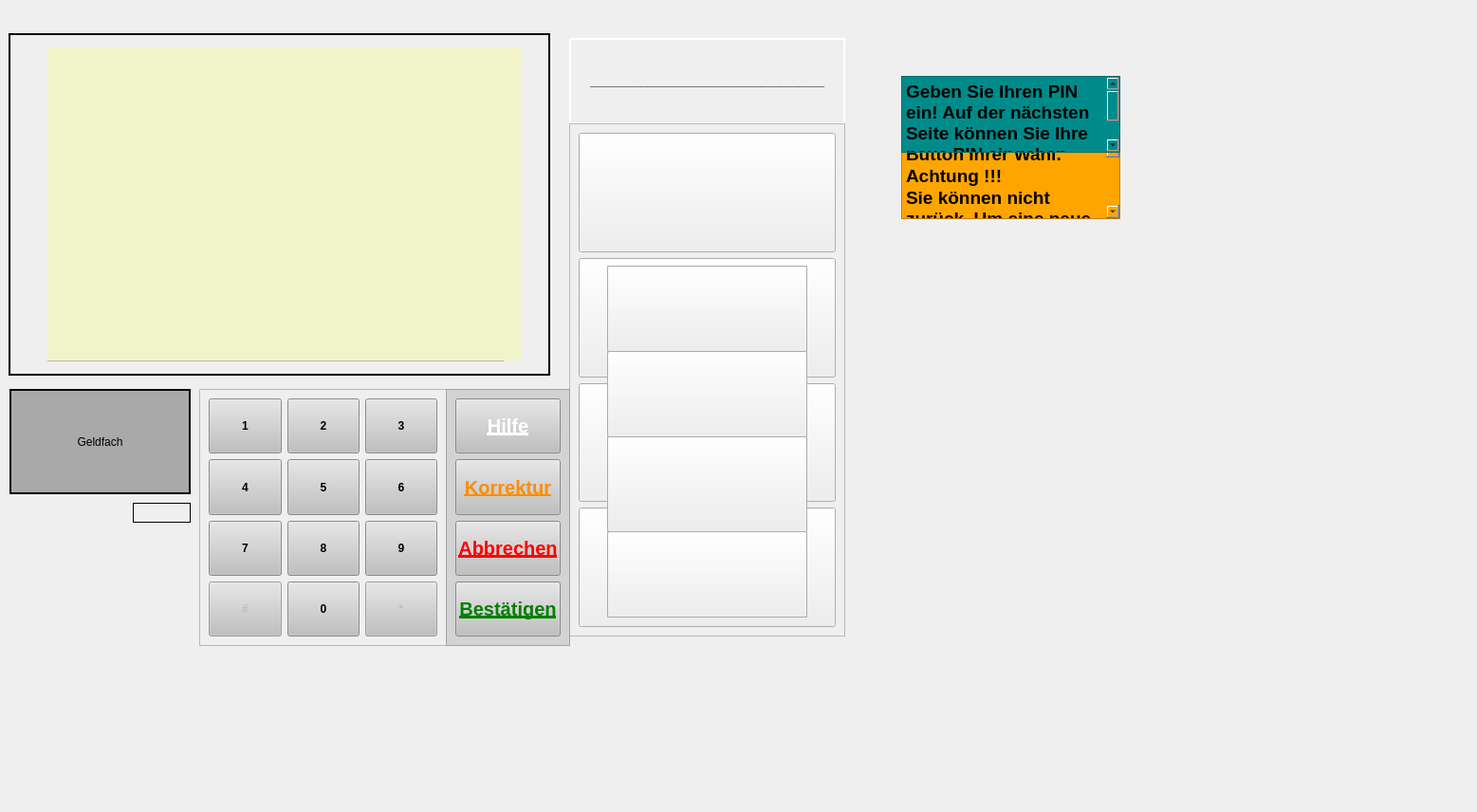
<?xml version="1.0" encoding="UTF-8"?>
<ui version="4.0">
 <class>GUI</class>
 <widget class="QMainWindow" name="GUI">
  <property name="geometry">
   <rect>
    <x>0</x>
    <y>0</y>
    <width>1557</width>
    <height>856</height>
   </rect>
  </property>
  <property name="windowTitle">
   <string>MainWindow</string>
  </property>
  <widget class="QWidget" name="centralwidget">
   <widget class="QFrame" name="Tastatur">
    <property name="geometry">
     <rect>
      <x>210</x>
      <y>410</y>
      <width>261</width>
      <height>271</height>
     </rect>
    </property>
    <property name="styleSheet">
     <string notr="true"/>
    </property>
    <property name="frameShape">
     <enum>QFrame::StyledPanel</enum>
    </property>
    <property name="frameShadow">
     <enum>QFrame::Raised</enum>
    </property>
    <layout class="QGridLayout" name="gridLayout">
     <item row="3" column="2">
      <widget class="QPushButton" name="pushButton_11">
       <property name="enabled">
        <bool>false</bool>
       </property>
       <property name="sizePolicy">
        <sizepolicy hsizetype="Minimum" vsizetype="Expanding">
         <horstretch>0</horstretch>
         <verstretch>0</verstretch>
        </sizepolicy>
       </property>
       <property name="font">
        <font>
         <weight>75</weight>
         <bold>true</bold>
        </font>
       </property>
       <property name="cursor">
        <cursorShape>ForbiddenCursor</cursorShape>
       </property>
       <property name="styleSheet">
        <string notr="true">background-color:silver;</string>
       </property>
       <property name="text">
        <string>*</string>
       </property>
      </widget>
     </item>
     <item row="3" column="1">
      <widget class="QPushButton" name="pushButton_0">
       <property name="sizePolicy">
        <sizepolicy hsizetype="Minimum" vsizetype="Expanding">
         <horstretch>0</horstretch>
         <verstretch>0</verstretch>
        </sizepolicy>
       </property>
       <property name="font">
        <font>
         <weight>75</weight>
         <bold>true</bold>
        </font>
       </property>
       <property name="cursor">
        <cursorShape>PointingHandCursor</cursorShape>
       </property>
       <property name="styleSheet">
        <string notr="true">background-color:silver;</string>
       </property>
       <property name="text">
        <string>0</string>
       </property>
      </widget>
     </item>
     <item row="3" column="0">
      <widget class="QPushButton" name="pushButton_13">
       <property name="enabled">
        <bool>false</bool>
       </property>
       <property name="sizePolicy">
        <sizepolicy hsizetype="Minimum" vsizetype="Expanding">
         <horstretch>0</horstretch>
         <verstretch>0</verstretch>
        </sizepolicy>
       </property>
       <property name="font">
        <font>
         <weight>75</weight>
         <bold>true</bold>
        </font>
       </property>
       <property name="cursor">
        <cursorShape>ForbiddenCursor</cursorShape>
       </property>
       <property name="styleSheet">
        <string notr="true">background-color:silver;</string>
       </property>
       <property name="text">
        <string>#</string>
       </property>
      </widget>
     </item>
     <item row="2" column="2">
      <widget class="QPushButton" name="pushButton_9">
       <property name="sizePolicy">
        <sizepolicy hsizetype="Minimum" vsizetype="Expanding">
         <horstretch>0</horstretch>
         <verstretch>0</verstretch>
        </sizepolicy>
       </property>
       <property name="font">
        <font>
         <weight>75</weight>
         <bold>true</bold>
        </font>
       </property>
       <property name="cursor">
        <cursorShape>PointingHandCursor</cursorShape>
       </property>
       <property name="styleSheet">
        <string notr="true">background-color:silver;</string>
       </property>
       <property name="text">
        <string>9</string>
       </property>
      </widget>
     </item>
     <item row="2" column="1">
      <widget class="QPushButton" name="pushButton_8">
       <property name="sizePolicy">
        <sizepolicy hsizetype="Minimum" vsizetype="Expanding">
         <horstretch>0</horstretch>
         <verstretch>0</verstretch>
        </sizepolicy>
       </property>
       <property name="font">
        <font>
         <weight>75</weight>
         <bold>true</bold>
        </font>
       </property>
       <property name="cursor">
        <cursorShape>PointingHandCursor</cursorShape>
       </property>
       <property name="styleSheet">
        <string notr="true">background-color:silver;</string>
       </property>
       <property name="text">
        <string>8</string>
       </property>
      </widget>
     </item>
     <item row="2" column="0">
      <widget class="QPushButton" name="pushButton_7">
       <property name="sizePolicy">
        <sizepolicy hsizetype="Minimum" vsizetype="Expanding">
         <horstretch>0</horstretch>
         <verstretch>0</verstretch>
        </sizepolicy>
       </property>
       <property name="font">
        <font>
         <weight>75</weight>
         <bold>true</bold>
        </font>
       </property>
       <property name="cursor">
        <cursorShape>PointingHandCursor</cursorShape>
       </property>
       <property name="styleSheet">
        <string notr="true">background-color:silver;</string>
       </property>
       <property name="text">
        <string>7</string>
       </property>
      </widget>
     </item>
     <item row="1" column="0">
      <widget class="QPushButton" name="pushButton_4">
       <property name="sizePolicy">
        <sizepolicy hsizetype="Minimum" vsizetype="Expanding">
         <horstretch>0</horstretch>
         <verstretch>0</verstretch>
        </sizepolicy>
       </property>
       <property name="font">
        <font>
         <weight>75</weight>
         <bold>true</bold>
        </font>
       </property>
       <property name="cursor">
        <cursorShape>PointingHandCursor</cursorShape>
       </property>
       <property name="styleSheet">
        <string notr="true">background-color:silver;</string>
       </property>
       <property name="text">
        <string>4</string>
       </property>
      </widget>
     </item>
     <item row="1" column="2">
      <widget class="QPushButton" name="pushButton_6">
       <property name="sizePolicy">
        <sizepolicy hsizetype="Minimum" vsizetype="Expanding">
         <horstretch>0</horstretch>
         <verstretch>0</verstretch>
        </sizepolicy>
       </property>
       <property name="font">
        <font>
         <weight>75</weight>
         <bold>true</bold>
        </font>
       </property>
       <property name="cursor">
        <cursorShape>PointingHandCursor</cursorShape>
       </property>
       <property name="styleSheet">
        <string notr="true">background-color:silver;</string>
       </property>
       <property name="text">
        <string>6</string>
       </property>
      </widget>
     </item>
     <item row="1" column="1">
      <widget class="QPushButton" name="pushButton_5">
       <property name="sizePolicy">
        <sizepolicy hsizetype="Minimum" vsizetype="Expanding">
         <horstretch>0</horstretch>
         <verstretch>0</verstretch>
        </sizepolicy>
       </property>
       <property name="font">
        <font>
         <weight>75</weight>
         <bold>true</bold>
        </font>
       </property>
       <property name="cursor">
        <cursorShape>PointingHandCursor</cursorShape>
       </property>
       <property name="styleSheet">
        <string notr="true">background-color:silver;</string>
       </property>
       <property name="text">
        <string>5</string>
       </property>
      </widget>
     </item>
     <item row="0" column="1">
      <widget class="QPushButton" name="pushButton_2">
       <property name="sizePolicy">
        <sizepolicy hsizetype="Minimum" vsizetype="Expanding">
         <horstretch>0</horstretch>
         <verstretch>0</verstretch>
        </sizepolicy>
       </property>
       <property name="font">
        <font>
         <weight>75</weight>
         <bold>true</bold>
        </font>
       </property>
       <property name="cursor">
        <cursorShape>PointingHandCursor</cursorShape>
       </property>
       <property name="styleSheet">
        <string notr="true">background-color:silver;</string>
       </property>
       <property name="text">
        <string>2</string>
       </property>
      </widget>
     </item>
     <item row="0" column="0">
      <widget class="QPushButton" name="pushButton_1">
       <property name="sizePolicy">
        <sizepolicy hsizetype="Minimum" vsizetype="Expanding">
         <horstretch>0</horstretch>
         <verstretch>0</verstretch>
        </sizepolicy>
       </property>
       <property name="font">
        <font>
         <weight>75</weight>
         <bold>true</bold>
        </font>
       </property>
       <property name="cursor">
        <cursorShape>PointingHandCursor</cursorShape>
       </property>
       <property name="styleSheet">
        <string notr="true">background-color:silver;</string>
       </property>
       <property name="text">
        <string>1</string>
       </property>
      </widget>
     </item>
     <item row="0" column="2">
      <widget class="QPushButton" name="pushButton_3">
       <property name="sizePolicy">
        <sizepolicy hsizetype="Minimum" vsizetype="Expanding">
         <horstretch>0</horstretch>
         <verstretch>0</verstretch>
        </sizepolicy>
       </property>
       <property name="font">
        <font>
         <weight>75</weight>
         <bold>true</bold>
        </font>
       </property>
       <property name="cursor">
        <cursorShape>PointingHandCursor</cursorShape>
       </property>
       <property name="styleSheet">
        <string notr="true">background-color:silver;</string>
       </property>
       <property name="text">
        <string>3</string>
       </property>
      </widget>
     </item>
    </layout>
   </widget>
   <widget class="QLabel" name="Ausgabe">
    <property name="geometry">
     <rect>
      <x>9</x>
      <y>35</y>
      <width>571</width>
      <height>361</height>
     </rect>
    </property>
    <property name="styleSheet">
     <string notr="true">border-width: 2px;
border-style: solid;
border-color: black;
</string>
    </property>
    <property name="text">
     <string/>
    </property>
    <property name="alignment">
     <set>Qt::AlignCenter</set>
    </property>
   </widget>
   <widget class="QPushButton" name="Kartenschlitz">
    <property name="geometry">
     <rect>
      <x>600</x>
      <y>40</y>
      <width>291</width>
      <height>91</height>
     </rect>
    </property>
    <property name="font">
     <font>
      <weight>75</weight>
      <bold>true</bold>
     </font>
    </property>
    <property name="cursor">
     <cursorShape>UpArrowCursor</cursorShape>
    </property>
    <property name="toolTipDuration">
     <number>2</number>
    </property>
    <property name="styleSheet">
     <string notr="true">border-width: 2px;
border-style: solid;
border-color: white;
</string>
    </property>
    <property name="text">
     <string>_____________________________________</string>
    </property>
   </widget>
   <widget class="QFrame" name="Karten">
    <property name="geometry">
     <rect>
      <x>600</x>
      <y>130</y>
      <width>291</width>
      <height>541</height>
     </rect>
    </property>
    <property name="frameShape">
     <enum>QFrame::StyledPanel</enum>
    </property>
    <property name="frameShadow">
     <enum>QFrame::Raised</enum>
    </property>
    <layout class="QVBoxLayout" name="verticalLayout">
     <item>
      <widget class="QPushButton" name="Karte_4">
       <property name="sizePolicy">
        <sizepolicy hsizetype="Minimum" vsizetype="Expanding">
         <horstretch>2</horstretch>
         <verstretch>0</verstretch>
        </sizepolicy>
       </property>
       <property name="cursor">
        <cursorShape>OpenHandCursor</cursorShape>
       </property>
       <property name="styleSheet">
        <string notr="true">border-image:url(:/MensaCard.jpg)</string>
       </property>
       <property name="inputMethodHints">
        <set>Qt::ImhHiddenText</set>
       </property>
       <property name="text">
        <string extracomment="K4"/>
       </property>
       <property name="iconSize">
        <size>
         <width>16</width>
         <height>16</height>
        </size>
       </property>
      </widget>
     </item>
     <item>
      <widget class="QPushButton" name="Karte_1">
       <property name="sizePolicy">
        <sizepolicy hsizetype="Minimum" vsizetype="Expanding">
         <horstretch>0</horstretch>
         <verstretch>0</verstretch>
        </sizepolicy>
       </property>
       <property name="cursor">
        <cursorShape>OpenHandCursor</cursorShape>
       </property>
       <property name="styleSheet">
        <string notr="true">border-image:url(:/CBK.jpg)</string>
       </property>
       <property name="text">
        <string/>
       </property>
      </widget>
     </item>
     <item>
      <widget class="QPushButton" name="Karte_2">
       <property name="sizePolicy">
        <sizepolicy hsizetype="Minimum" vsizetype="Expanding">
         <horstretch>0</horstretch>
         <verstretch>0</verstretch>
        </sizepolicy>
       </property>
       <property name="cursor">
        <cursorShape>OpenHandCursor</cursorShape>
       </property>
       <property name="styleSheet">
        <string notr="true">border-image:url(:/DBK2.jpg)</string>
       </property>
       <property name="text">
        <string/>
       </property>
      </widget>
     </item>
     <item>
      <widget class="QPushButton" name="Karte_3">
       <property name="sizePolicy">
        <sizepolicy hsizetype="Minimum" vsizetype="Expanding">
         <horstretch>0</horstretch>
         <verstretch>0</verstretch>
        </sizepolicy>
       </property>
       <property name="cursor">
        <cursorShape>OpenHandCursor</cursorShape>
       </property>
       <property name="styleSheet">
        <string notr="true">border-image:url(:/DBK1.jpg)</string>
       </property>
       <property name="text">
        <string/>
       </property>
      </widget>
     </item>
    </layout>
   </widget>
   <widget class="QFrame" name="Geldscheine">
    <property name="geometry">
     <rect>
      <x>640</x>
      <y>280</y>
      <width>211</width>
      <height>371</height>
     </rect>
    </property>
    <property name="frameShape">
     <enum>QFrame::StyledPanel</enum>
    </property>
    <property name="frameShadow">
     <enum>QFrame::Raised</enum>
    </property>
    <widget class="QPushButton" name="funfeuroschein">
     <property name="geometry">
      <rect>
       <x>0</x>
       <y>0</y>
       <width>211</width>
       <height>91</height>
      </rect>
     </property>
     <property name="font">
      <font>
       <pointsize>14</pointsize>
      </font>
     </property>
     <property name="cursor">
      <cursorShape>OpenHandCursor</cursorShape>
     </property>
     <property name="styleSheet">
      <string notr="true">border-image:url(:funf.jpg);</string>
     </property>
     <property name="text">
      <string/>
     </property>
    </widget>
    <widget class="QPushButton" name="zehneuroschein">
     <property name="geometry">
      <rect>
       <x>0</x>
       <y>90</y>
       <width>211</width>
       <height>91</height>
      </rect>
     </property>
     <property name="cursor">
      <cursorShape>OpenHandCursor</cursorShape>
     </property>
     <property name="styleSheet">
      <string notr="true">border-image:url(:zehn.jpg);</string>
     </property>
     <property name="text">
      <string/>
     </property>
    </widget>
    <widget class="QPushButton" name="zwanzigeuroschein">
     <property name="geometry">
      <rect>
       <x>0</x>
       <y>180</y>
       <width>211</width>
       <height>101</height>
      </rect>
     </property>
     <property name="cursor">
      <cursorShape>OpenHandCursor</cursorShape>
     </property>
     <property name="styleSheet">
      <string notr="true">border-image:url(:zwanzig.jpg);</string>
     </property>
     <property name="text">
      <string/>
     </property>
    </widget>
    <widget class="QPushButton" name="funfzigeuroschein">
     <property name="geometry">
      <rect>
       <x>0</x>
       <y>280</y>
       <width>211</width>
       <height>91</height>
      </rect>
     </property>
     <property name="cursor">
      <cursorShape>OpenHandCursor</cursorShape>
     </property>
     <property name="styleSheet">
      <string notr="true">border-image:url(:funfzig.jpg);</string>
     </property>
     <property name="text">
      <string/>
     </property>
    </widget>
   </widget>
   <widget class="QPushButton" name="Geldfach_B">
    <property name="geometry">
     <rect>
      <x>10</x>
      <y>410</y>
      <width>191</width>
      <height>111</height>
     </rect>
    </property>
    <property name="cursor">
     <cursorShape>OpenHandCursor</cursorShape>
    </property>
    <property name="styleSheet">
     <string notr="true">border-width: 2px;
border-style: solid;
border-color: black;
background-color:darkGray
</string>
    </property>
    <property name="text">
     <string>Geldfach</string>
    </property>
   </widget>
   <widget class="QFrame" name="Menu">
    <property name="geometry">
     <rect>
      <x>50</x>
      <y>50</y>
      <width>481</width>
      <height>331</height>
     </rect>
    </property>
    <property name="cursor">
     <cursorShape>PointingHandCursor</cursorShape>
    </property>
    <property name="styleSheet">
     <string notr="true">background-color:rgb(241, 243, 201)</string>
    </property>
    <property name="frameShape">
     <enum>QFrame::StyledPanel</enum>
    </property>
    <property name="frameShadow">
     <enum>QFrame::Raised</enum>
    </property>
    <widget class="QPushButton" name="Einzahlen_B">
     <property name="geometry">
      <rect>
       <x>30</x>
       <y>20</y>
       <width>171</width>
       <height>71</height>
      </rect>
     </property>
     <property name="styleSheet">
      <string notr="true">background-color:lightGray</string>
     </property>
     <property name="text">
      <string>Einzahlen</string>
     </property>
    </widget>
    <widget class="QPushButton" name="Auszahlen_B">
     <property name="geometry">
      <rect>
       <x>280</x>
       <y>20</y>
       <width>171</width>
       <height>71</height>
      </rect>
     </property>
     <property name="styleSheet">
      <string notr="true">background-color:lightGray</string>
     </property>
     <property name="text">
      <string>Auszahlen</string>
     </property>
    </widget>
    <widget class="QPushButton" name="Kontostand_B">
     <property name="geometry">
      <rect>
       <x>280</x>
       <y>120</y>
       <width>171</width>
       <height>71</height>
      </rect>
     </property>
     <property name="styleSheet">
      <string notr="true">background-color:lightGray</string>
     </property>
     <property name="text">
      <string>Kontostand</string>
     </property>
    </widget>
    <widget class="QPushButton" name="PIN_AE_B">
     <property name="geometry">
      <rect>
       <x>30</x>
       <y>120</y>
       <width>171</width>
       <height>71</height>
      </rect>
     </property>
     <property name="styleSheet">
      <string notr="true">background-color:lightGray</string>
     </property>
     <property name="text">
      <string>PIN - Ändern</string>
     </property>
    </widget>
    <widget class="QFrame" name="Menu_Auszahlen">
     <property name="geometry">
      <rect>
       <x>-10</x>
       <y>0</y>
       <width>491</width>
       <height>331</height>
      </rect>
     </property>
     <property name="styleSheet">
      <string notr="true">background-color:rgb(241, 243, 201)</string>
     </property>
     <property name="frameShape">
      <enum>QFrame::StyledPanel</enum>
     </property>
     <property name="frameShadow">
      <enum>QFrame::Raised</enum>
     </property>
     <widget class="QPushButton" name="AB_5">
      <property name="geometry">
       <rect>
        <x>20</x>
        <y>10</y>
        <width>211</width>
        <height>71</height>
       </rect>
      </property>
      <property name="font">
       <font>
        <pointsize>15</pointsize>
        <weight>75</weight>
        <bold>true</bold>
       </font>
      </property>
      <property name="styleSheet">
       <string notr="true">background-color:red</string>
      </property>
      <property name="text">
       <string>5</string>
      </property>
     </widget>
     <widget class="QPushButton" name="AB_10">
      <property name="geometry">
       <rect>
        <x>20</x>
        <y>90</y>
        <width>211</width>
        <height>71</height>
       </rect>
      </property>
      <property name="font">
       <font>
        <pointsize>15</pointsize>
        <weight>75</weight>
        <bold>true</bold>
       </font>
      </property>
      <property name="styleSheet">
       <string notr="true">background-color:lightBlue</string>
      </property>
      <property name="text">
       <string>10</string>
      </property>
     </widget>
     <widget class="QPushButton" name="AB_50">
      <property name="geometry">
       <rect>
        <x>20</x>
        <y>170</y>
        <width>211</width>
        <height>71</height>
       </rect>
      </property>
      <property name="font">
       <font>
        <pointsize>15</pointsize>
        <weight>75</weight>
        <bold>true</bold>
       </font>
      </property>
      <property name="styleSheet">
       <string notr="true">background-color:yellow</string>
      </property>
      <property name="text">
       <string>50</string>
      </property>
     </widget>
     <widget class="QPushButton" name="AB_100">
      <property name="geometry">
       <rect>
        <x>20</x>
        <y>250</y>
        <width>211</width>
        <height>71</height>
       </rect>
      </property>
      <property name="font">
       <font>
        <pointsize>15</pointsize>
        <weight>75</weight>
        <bold>true</bold>
       </font>
      </property>
      <property name="styleSheet">
       <string notr="true">background-color:green</string>
      </property>
      <property name="text">
       <string>100</string>
      </property>
     </widget>
     <widget class="QPushButton" name="AB_200">
      <property name="geometry">
       <rect>
        <x>270</x>
        <y>10</y>
        <width>211</width>
        <height>71</height>
       </rect>
      </property>
      <property name="font">
       <font>
        <pointsize>15</pointsize>
        <weight>75</weight>
        <bold>true</bold>
       </font>
      </property>
      <property name="styleSheet">
       <string notr="true">background-color:lightGreen</string>
      </property>
      <property name="text">
       <string>200</string>
      </property>
     </widget>
    </widget>
   </widget>
   <widget class="QLabel" name="Einzahlungsbetrag_Label">
    <property name="geometry">
     <rect>
      <x>140</x>
      <y>530</y>
      <width>61</width>
      <height>21</height>
     </rect>
    </property>
    <property name="styleSheet">
     <string notr="true">border-width: 1px;
border-style: solid;
border-color: black;
</string>
    </property>
    <property name="text">
     <string/>
    </property>
   </widget>
   <widget class="QFrame" name="Aktionstasten">
    <property name="geometry">
     <rect>
      <x>470</x>
      <y>410</y>
      <width>131</width>
      <height>271</height>
     </rect>
    </property>
    <property name="styleSheet">
     <string notr="true">background-color:lightGray</string>
    </property>
    <property name="frameShape">
     <enum>QFrame::StyledPanel</enum>
    </property>
    <property name="frameShadow">
     <enum>QFrame::Raised</enum>
    </property>
    <layout class="QVBoxLayout" name="verticalLayout_2">
     <item>
      <widget class="QPushButton" name="pushButton_Hilfe">
       <property name="sizePolicy">
        <sizepolicy hsizetype="Minimum" vsizetype="Expanding">
         <horstretch>0</horstretch>
         <verstretch>0</verstretch>
        </sizepolicy>
       </property>
       <property name="font">
        <font>
         <pointsize>15</pointsize>
         <weight>75</weight>
         <bold>true</bold>
         <underline>true</underline>
        </font>
       </property>
       <property name="cursor">
        <cursorShape>PointingHandCursor</cursorShape>
       </property>
       <property name="styleSheet">
        <string notr="true">color:white;
background-color:silver;</string>
       </property>
       <property name="text">
        <string>Hilfe</string>
       </property>
      </widget>
     </item>
     <item>
      <widget class="QPushButton" name="pushButton_Korrektur">
       <property name="sizePolicy">
        <sizepolicy hsizetype="Minimum" vsizetype="Expanding">
         <horstretch>0</horstretch>
         <verstretch>0</verstretch>
        </sizepolicy>
       </property>
       <property name="font">
        <font>
         <pointsize>15</pointsize>
         <weight>75</weight>
         <bold>true</bold>
         <underline>true</underline>
        </font>
       </property>
       <property name="cursor">
        <cursorShape>PointingHandCursor</cursorShape>
       </property>
       <property name="styleSheet">
        <string notr="true">color:darkOrange;
background-color:silver;</string>
       </property>
       <property name="text">
        <string>Korrektur</string>
       </property>
      </widget>
     </item>
     <item>
      <widget class="QPushButton" name="pushButton_Abbrechen">
       <property name="sizePolicy">
        <sizepolicy hsizetype="Minimum" vsizetype="Expanding">
         <horstretch>0</horstretch>
         <verstretch>0</verstretch>
        </sizepolicy>
       </property>
       <property name="font">
        <font>
         <pointsize>15</pointsize>
         <weight>75</weight>
         <bold>true</bold>
         <underline>true</underline>
        </font>
       </property>
       <property name="cursor">
        <cursorShape>PointingHandCursor</cursorShape>
       </property>
       <property name="styleSheet">
        <string notr="true">color:red;
background-color:silver;</string>
       </property>
       <property name="text">
        <string>Abbrechen</string>
       </property>
      </widget>
     </item>
     <item>
      <widget class="QPushButton" name="pushButton_Bestaetigen">
       <property name="sizePolicy">
        <sizepolicy hsizetype="Minimum" vsizetype="Expanding">
         <horstretch>0</horstretch>
         <verstretch>0</verstretch>
        </sizepolicy>
       </property>
       <property name="font">
        <font>
         <pointsize>15</pointsize>
         <weight>75</weight>
         <bold>true</bold>
         <underline>true</underline>
        </font>
       </property>
       <property name="cursor">
        <cursorShape>PointingHandCursor</cursorShape>
       </property>
       <property name="styleSheet">
        <string notr="true">color: green;
background-color:silver;</string>
       </property>
       <property name="text">
        <string>Bestätigen</string>
       </property>
       <property name="iconSize">
        <size>
         <width>16</width>
         <height>16</height>
        </size>
       </property>
       <property name="autoRepeat">
        <bool>false</bool>
       </property>
       <property name="autoRepeatDelay">
        <number>300</number>
       </property>
      </widget>
     </item>
    </layout>
   </widget>
   <widget class="QLabel" name="auswahl">
    <property name="geometry">
     <rect>
      <x>660</x>
      <y>10</y>
      <width>151</width>
      <height>21</height>
     </rect>
    </property>
    <property name="text">
     <string/>
    </property>
   </widget>
   <widget class="QLabel" name="Menu_Pin">
    <property name="geometry">
     <rect>
      <x>50</x>
      <y>55</y>
      <width>481</width>
      <height>321</height>
     </rect>
    </property>
    <property name="font">
     <font>
      <pointsize>15</pointsize>
      <weight>75</weight>
      <bold>true</bold>
     </font>
    </property>
    <property name="toolTipDuration">
     <number>1</number>
    </property>
    <property name="text">
     <string>PIN</string>
    </property>
   </widget>
   <widget class="QLabel" name="Menu_Kontostand">
    <property name="geometry">
     <rect>
      <x>50</x>
      <y>50</y>
      <width>500</width>
      <height>330</height>
     </rect>
    </property>
    <property name="font">
     <font>
      <pointsize>15</pointsize>
      <weight>75</weight>
      <bold>true</bold>
     </font>
    </property>
    <property name="toolTipDuration">
     <number>1</number>
    </property>
    <property name="lineWidth">
     <number>-1</number>
    </property>
    <property name="text">
     <string>Kontostand:</string>
    </property>
    <property name="textFormat">
     <enum>Qt::AutoText</enum>
    </property>
    <property name="alignment">
     <set>Qt::AlignCenter</set>
    </property>
   </widget>
   <widget class="QFrame" name="Pin_Anforderung">
    <property name="geometry">
     <rect>
      <x>50</x>
      <y>50</y>
      <width>481</width>
      <height>331</height>
     </rect>
    </property>
    <property name="styleSheet">
     <string notr="true">background-color:rgb(241, 243, 201)</string>
    </property>
    <property name="frameShape">
     <enum>QFrame::StyledPanel</enum>
    </property>
    <property name="frameShadow">
     <enum>QFrame::Raised</enum>
    </property>
    <widget class="QTextEdit" name="textEdit">
     <property name="geometry">
      <rect>
       <x>20</x>
       <y>30</y>
       <width>261</width>
       <height>31</height>
      </rect>
     </property>
     <property name="styleSheet">
      <string notr="true">background-color:lightGrey</string>
     </property>
     <property name="html">
      <string>&lt;!DOCTYPE HTML PUBLIC &quot;-//W3C//DTD HTML 4.0//EN&quot; &quot;http://www.w3.org/TR/REC-html40/strict.dtd&quot;&gt;
&lt;html&gt;&lt;head&gt;&lt;meta name=&quot;qrichtext&quot; content=&quot;1&quot; /&gt;&lt;style type=&quot;text/css&quot;&gt;
p, li { white-space: pre-wrap; }
&lt;/style&gt;&lt;/head&gt;&lt;body style=&quot; font-family:'.SF NS Text'; font-size:13pt; font-weight:400; font-style:normal;&quot;&gt;
&lt;p style=&quot; margin-top:0px; margin-bottom:0px; margin-left:0px; margin-right:0px; -qt-block-indent:0; text-indent:0px;&quot;&gt;Bitte geben Sie Ihre vier stellige PIN ein:&lt;/p&gt;&lt;/body&gt;&lt;/html&gt;</string>
     </property>
    </widget>
    <widget class="QLabel" name="PIN_Label">
     <property name="geometry">
      <rect>
       <x>160</x>
       <y>150</y>
       <width>161</width>
       <height>20</height>
      </rect>
     </property>
     <property name="styleSheet">
      <string notr="true">background-color:lightGrey</string>
     </property>
     <property name="text">
      <string/>
     </property>
    </widget>
   </widget>
   <widget class="QLabel" name="label_text">
    <property name="geometry">
     <rect>
      <x>50</x>
      <y>50</y>
      <width>500</width>
      <height>330</height>
     </rect>
    </property>
    <property name="font">
     <font>
      <family>Arial</family>
      <pointsize>14</pointsize>
      <weight>75</weight>
      <bold>true</bold>
     </font>
    </property>
    <property name="styleSheet">
     <string notr="true">background-color:rgb(241, 243, 201)</string>
    </property>
    <property name="text">
     <string/>
    </property>
    <property name="alignment">
     <set>Qt::AlignCenter</set>
    </property>
   </widget>
   <widget class="QTextEdit" name="hilfe">
    <property name="geometry">
     <rect>
      <x>950</x>
      <y>80</y>
      <width>231</width>
      <height>131</height>
     </rect>
    </property>
    <property name="styleSheet">
     <string notr="true">background-color:red</string>
    </property>
    <property name="html">
     <string>&lt;!DOCTYPE HTML PUBLIC &quot;-//W3C//DTD HTML 4.0//EN&quot; &quot;http://www.w3.org/TR/REC-html40/strict.dtd&quot;&gt;
&lt;html&gt;&lt;head&gt;&lt;meta name=&quot;qrichtext&quot; content=&quot;1&quot; /&gt;&lt;style type=&quot;text/css&quot;&gt;
p, li { white-space: pre-wrap; }
&lt;/style&gt;&lt;/head&gt;&lt;body style=&quot; font-family:'.SF NS Text'; font-size:13pt; font-weight:400; font-style:normal;&quot;&gt;
&lt;p style=&quot; margin-top:0px; margin-bottom:0px; margin-left:0px; margin-right:0px; -qt-block-indent:0; text-indent:0px;&quot;&gt;&lt;span style=&quot; font-size:14pt; font-weight:600;&quot;&gt;Wählen Sie eine Karte aus. Die Sitzung wird sofort gestartet, außer Sie haben keine gültige Karte. Um zu erfahren,ob die Karte gültig ist oder nicht, klicken Sie auf den ID-Kartenleser. &lt;/span&gt;&lt;/p&gt;&lt;/body&gt;&lt;/html&gt;</string>
    </property>
   </widget>
   <widget class="QTextEdit" name="hilfe_1">
    <property name="geometry">
     <rect>
      <x>950</x>
      <y>80</y>
      <width>231</width>
      <height>91</height>
     </rect>
    </property>
    <property name="styleSheet">
     <string notr="true">background-color:lightGreen</string>
    </property>
    <property name="html">
     <string>&lt;!DOCTYPE HTML PUBLIC &quot;-//W3C//DTD HTML 4.0//EN&quot; &quot;http://www.w3.org/TR/REC-html40/strict.dtd&quot;&gt;
&lt;html&gt;&lt;head&gt;&lt;meta name=&quot;qrichtext&quot; content=&quot;1&quot; /&gt;&lt;style type=&quot;text/css&quot;&gt;
p, li { white-space: pre-wrap; }
&lt;/style&gt;&lt;/head&gt;&lt;body style=&quot; font-family:'.SF NS Text'; font-size:13pt; font-weight:400; font-style:normal;&quot;&gt;
&lt;p style=&quot; margin-top:0px; margin-bottom:0px; margin-left:0px; margin-right:0px; -qt-block-indent:0; text-indent:0px;&quot;&gt;&lt;span style=&quot; font-size:14pt; font-weight:600;&quot;&gt;Klicken Sie auf die Geldscheine, die Summe können Sie unter dem Geldfach sehen. Klicken Sie danach auf Bestätigen.&lt;/span&gt;&lt;/p&gt;&lt;/body&gt;&lt;/html&gt;</string>
    </property>
   </widget>
   <widget class="QTextEdit" name="hilfe_2">
    <property name="geometry">
     <rect>
      <x>950</x>
      <y>80</y>
      <width>231</width>
      <height>101</height>
     </rect>
    </property>
    <property name="styleSheet">
     <string notr="true">background-color:lightyellow</string>
    </property>
    <property name="html">
     <string>&lt;!DOCTYPE HTML PUBLIC &quot;-//W3C//DTD HTML 4.0//EN&quot; &quot;http://www.w3.org/TR/REC-html40/strict.dtd&quot;&gt;
&lt;html&gt;&lt;head&gt;&lt;meta name=&quot;qrichtext&quot; content=&quot;1&quot; /&gt;&lt;style type=&quot;text/css&quot;&gt;
p, li { white-space: pre-wrap; }
&lt;/style&gt;&lt;/head&gt;&lt;body style=&quot; font-family:'.SF NS Text'; font-size:13pt; font-weight:400; font-style:normal;&quot;&gt;
&lt;p style=&quot; margin-top:0px; margin-bottom:0px; margin-left:0px; margin-right:0px; -qt-block-indent:0; text-indent:0px;&quot;&gt;&lt;span style=&quot; font-size:14pt; font-weight:600;&quot;&gt;Wählen Sie einen Auszahlungsbetrag. Die PIN wird gefordert. Drücken Sie auf Bestätigen. Die Auszahlung erfolgt.&lt;/span&gt;&lt;/p&gt;&lt;/body&gt;&lt;/html&gt;</string>
    </property>
   </widget>
   <widget class="QTextEdit" name="hilfe_5">
    <property name="geometry">
     <rect>
      <x>950</x>
      <y>80</y>
      <width>231</width>
      <height>151</height>
     </rect>
    </property>
    <property name="styleSheet">
     <string notr="true">background-color:orange
</string>
    </property>
    <property name="html">
     <string>&lt;!DOCTYPE HTML PUBLIC &quot;-//W3C//DTD HTML 4.0//EN&quot; &quot;http://www.w3.org/TR/REC-html40/strict.dtd&quot;&gt;
&lt;html&gt;&lt;head&gt;&lt;meta name=&quot;qrichtext&quot; content=&quot;1&quot; /&gt;&lt;style type=&quot;text/css&quot;&gt;
p, li { white-space: pre-wrap; }
&lt;/style&gt;&lt;/head&gt;&lt;body style=&quot; font-family:'.SF NS Text'; font-size:13pt; font-weight:400; font-style:normal;&quot;&gt;
&lt;p style=&quot; margin-top:0px; margin-bottom:0px; margin-left:0px; margin-right:0px; -qt-block-indent:0; text-indent:0px;&quot;&gt;&lt;span style=&quot; font-size:14pt; font-weight:600;&quot;&gt;Sie Sind im Menü. Tippen Sie auf dem Display auf einen Button Ihrer Wahl.&lt;/span&gt;&lt;/p&gt;
&lt;p style=&quot; margin-top:0px; margin-bottom:0px; margin-left:0px; margin-right:0px; -qt-block-indent:0; text-indent:0px;&quot;&gt;&lt;span style=&quot; font-size:14pt; font-weight:600;&quot;&gt;Achtung !!!&lt;/span&gt;&lt;/p&gt;
&lt;p style=&quot; margin-top:0px; margin-bottom:0px; margin-left:0px; margin-right:0px; -qt-block-indent:0; text-indent:0px;&quot;&gt;&lt;span style=&quot; font-size:14pt; font-weight:600;&quot;&gt;Sie können nicht zurück. Um eine neue Sitzung zu Starten müssen Sie Ihre Karte erneut in den Leser führen.&lt;/span&gt;&lt;/p&gt;&lt;/body&gt;&lt;/html&gt;</string>
    </property>
   </widget>
   <widget class="QTextEdit" name="hilfe_3">
    <property name="geometry">
     <rect>
      <x>950</x>
      <y>80</y>
      <width>231</width>
      <height>81</height>
     </rect>
    </property>
    <property name="styleSheet">
     <string notr="true">background-color:darkCyan
</string>
    </property>
    <property name="html">
     <string>&lt;!DOCTYPE HTML PUBLIC &quot;-//W3C//DTD HTML 4.0//EN&quot; &quot;http://www.w3.org/TR/REC-html40/strict.dtd&quot;&gt;
&lt;html&gt;&lt;head&gt;&lt;meta name=&quot;qrichtext&quot; content=&quot;1&quot; /&gt;&lt;style type=&quot;text/css&quot;&gt;
p, li { white-space: pre-wrap; }
&lt;/style&gt;&lt;/head&gt;&lt;body style=&quot; font-family:'.SF NS Text'; font-size:13pt; font-weight:400; font-style:normal;&quot;&gt;
&lt;p style=&quot; margin-top:0px; margin-bottom:0px; margin-left:0px; margin-right:0px; -qt-block-indent:0; text-indent:0px;&quot;&gt;&lt;span style=&quot; font-size:14pt; font-weight:600;&quot;&gt;Geben Sie Ihren PIN ein! Auf der nächsten Seite können Sie Ihre neue PIN eingeben und Bestätigen.&lt;/span&gt;&lt;/p&gt;&lt;/body&gt;&lt;/html&gt;</string>
    </property>
   </widget>
   <widget class="QLabel" name="Auszahlungslabel_OK">
    <property name="geometry">
     <rect>
      <x>50</x>
      <y>50</y>
      <width>500</width>
      <height>330</height>
     </rect>
    </property>
    <property name="font">
     <font>
      <pointsize>15</pointsize>
      <weight>75</weight>
      <bold>true</bold>
     </font>
    </property>
    <property name="styleSheet">
     <string notr="true">background-color:rgb(241, 243, 201)</string>
    </property>
    <property name="text">
     <string/>
    </property>
    <property name="alignment">
     <set>Qt::AlignCenter</set>
    </property>
   </widget>
  </widget>
 </widget>
 <resources/>
 <connections/>
</ui>
